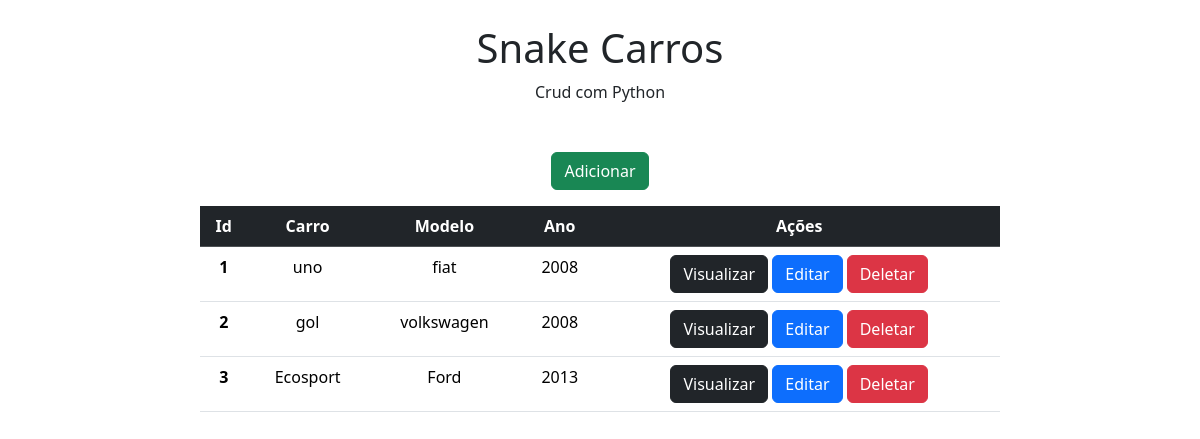
Before: / with the older database file.
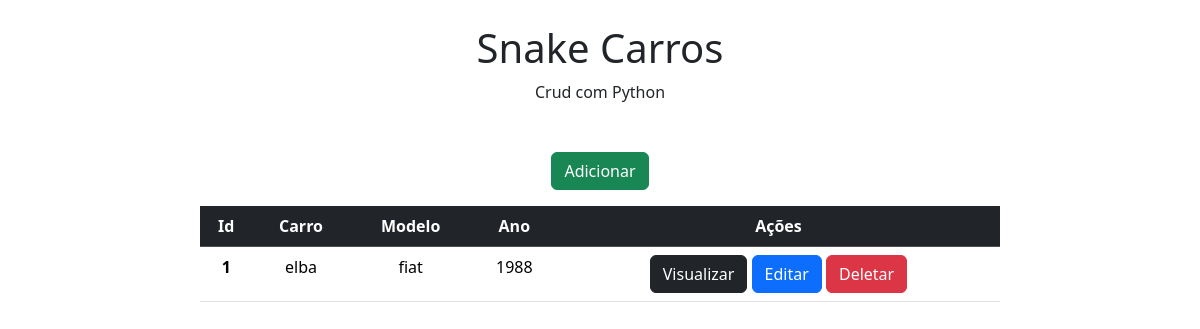
After: the same page with the newer database file.
### meuapp/models.py (models this page shows)
class Carro(models.Model):
    modelo = models.CharField(max_length=150)
    marca = models.CharField(max_length=100)
    ano = models.IntegerField()

### meuapp/views.py (the view)
# urls.py: path('', home, name='home'),
def home(request):
    data = {}
    data['db'] = Carro.objects.all()
    return render(request, 'index.html', data)

### meuapp/templates/index.html (shortened to what this page needs)
<!DOCTYPE html>
<html lang="pt-br">
  <head>
    <link rel="stylesheet" href="style.css">
    <link rel="stylesheet" href="https://cdn.jsdelivr.net/npm/bootstrap@5.3.3/dist/css/bootstrap.min.css"/>
  </head>
  <body>
    <div class="col-8 m-auto pt-4 pb-2 text-center">
      <h1>Snake Carros</h1>
      <p>Crud com Python</p>
    </div>
    <div class="col-8 m-auto pt-4 pb-2 text-center">
      <a href="/form" class="btn btn-success">Adicionar</a>
    </div>
    <div class="col-8 m-auto pt-2 pb-2 text-center">
        <table class="table">
            <thead class="table-dark">
              <tr>
                <th scope="col">Id</th>
                <th scope="col">Carro</th>
                <th scope="col">Modelo</th>
                <th scope="col">Ano</th>
                <th scope="col">Ações</th>
              </tr>
            </thead>
            <tbody>
              {% for dbs in db %}
              <tr>
                <th>{{dbs.id}}</th>
                <td>{{dbs.modelo}}</td>
                <td>{{dbs.marca}}</td>
                <td>{{dbs.ano}}</td>
                <td>
                  <a href="/view/{{dbs.id}}/" class="btn btn-dark">Visualizar</a>
                  <a href="/edit/{{dbs.id}}/" class="btn btn-primary">Editar</a>
                  <a href="/delete/{{dbs.id}}/" class="btn btn-danger">Deletar</a>
                </td>
              </tr>
                {% endfor %}
              </tbody>
          </table>
      </div>
  </body>
</html>

### meuapp/templates/style.css (style rules this page uses)
body { font-size: 18px; }

Changed rows visible on the page:
removed Carro: id "2", modelo "gol", marca "volkswagen", ano "2008"
removed Carro: id "3", modelo "Ecosport", marca "Ford", ano "2013"
changed Carro "fiat": modelo "uno" → "elba"; ano "2008" → "1988"
